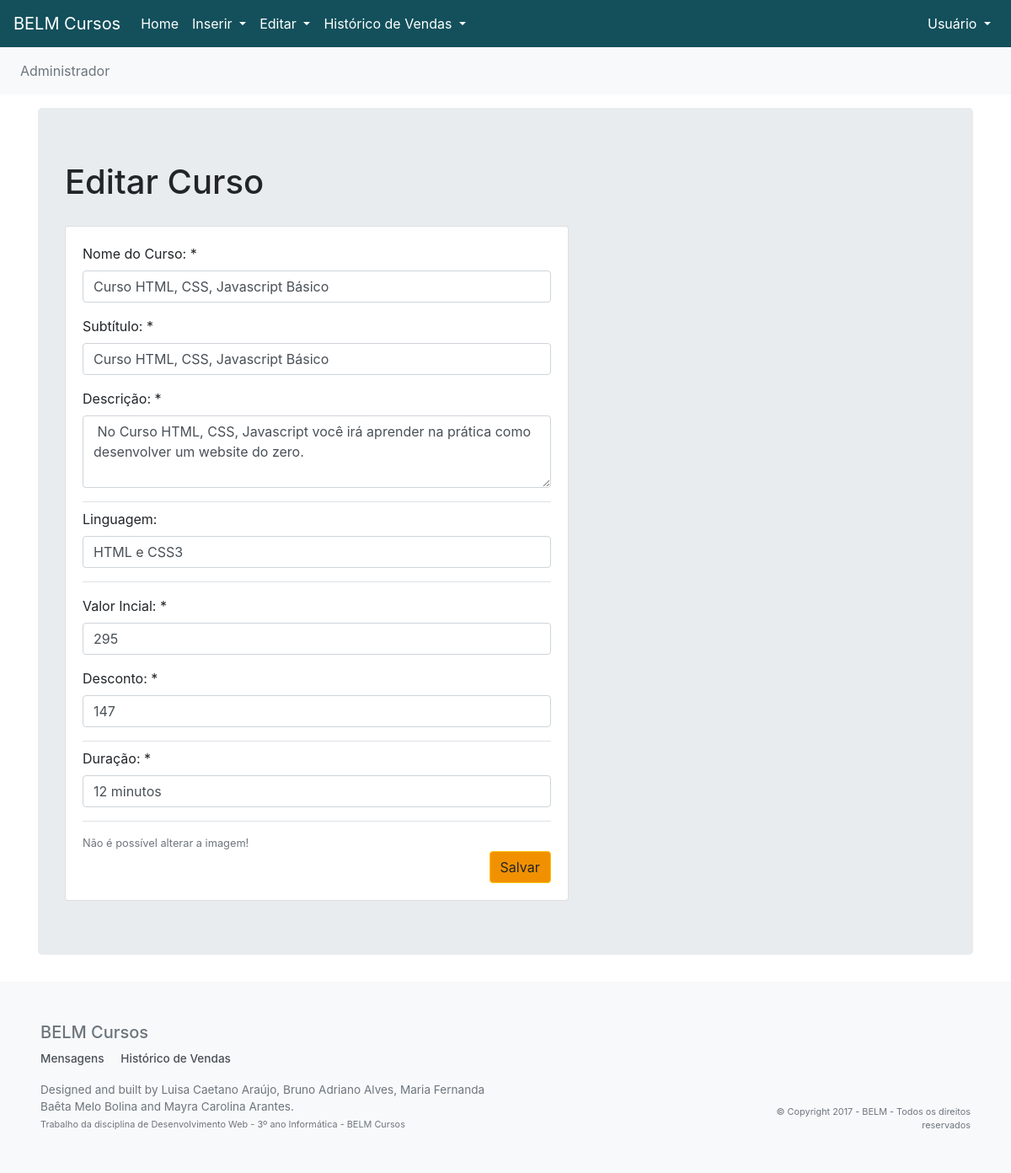
Screenshot of /editarCurso.php?id=7 with the database file from the repository.
### tables this page shows
CREATE TABLE `curso` (
  `CODCURSO` int(11) NOT NULL,
  `NOMECURSO` varchar(40) DEFAULT NULL,
  `SUBTITULO` varchar(50) DEFAULT NULL,
  `DESCRICAO` varchar(200) DEFAULT NULL,
  `LINGUAGEM` varchar(40) DEFAULT NULL,
  `VALORINICIAL` decimal(10,0) DEFAULT NULL,
  `VALORPROMOCAO` decimal(10,0) DEFAULT NULL,
  `DURACAO` varchar(10) DEFAULT NULL,
  `NOMEIMAGEM` varchar(40) DEFAULT NULL,
  `DATAIMAGEM` datetime DEFAULT NULL
);

### editarCurso.php (the view, shortened to what this page needs)
<?php
	include_once("conn.php");
	$id=filter_input(INPUT_GET, 'id', FILTER_SANITIZE_NUMBER_INT);
	$result_cur="SELECT * FROM curso WHERE CODCURSO='$id'";
	$resultado_cur=mysqli_query($conexao,$result_cur);
	$row_cur=mysqli_fetch_assoc($resultado_cur);
	@$msg=$_REQUEST['msg'];
?>
<!DOCTYPE html>
<html lang="pt-br">
<head>
	<link rel="stylesheet" href="https://maxcdn.bootstrapcdn.com/bootstrap/4.0.0-beta.2/css/bootstrap.min.css">
    <link rel="stylesheet" href="css/estilos.css">
</head>
<body>
	<header>
		<nav class="menu navbar-expand-md bg-azul-principal menu-fixed">
			<a href="administrador.php" class="navbar-brand" style="color: #fff">
				BELM Cursos
			</a>
			<div class="posicionamento-menu" id="navbarCollapse">
				<ul class="alinhamento-usuario navbar-nav">
					<li>
						<a href="administrador.php" class="nav-link" style="color: #fff;"> Home	</a>
					</li>
					<li>
						<a class="nav-link dropdown-toggle" href="#" id="navbarDropdown" role="button" data-toggle="dropdown" style="color: #fff"> Inserir </a>
					</li>
					<li>
						<a class="nav-link dropdown-toggle" href="#" id="navbarDropdown" role="button" data-toggle="dropdown" style="color: #fff"> Editar </a>
					</li>
					<li>
						<a class="nav-link dropdown-toggle" href="#" id="navbarDropdown" role="button" data-toggle="dropdown" style="color: #fff"> Histórico de Vendas </a>
					</li>
				</ul>
				<ul class="navbar-nav" style="float: right;">
					<li>
						<a class="nav-link dropdown-toggle" href="#" id="dropdownUsuario" role="button" data-toggle="dropdown" style="color: #fff"> Usuário </a>
					</li>
				</ul>
			</div>
		</nav>
	</header>
	<div class="input-group bg-light pl-4 pt-3 pb-3" id="barraInformacaoTopo">
		<div>
			<div class="text-muted">
				<article> Administrador</article>
			</div>
		</div>
	</div>
	<div class="container">
		<section class="jumbotron">
			<h1> Editar Curso </h1>
			<?php if($msg=="sucesso"): ?>
			<p style="color: red"> Curso editado com sucesso! </p>
			<?php else: ?>
			<div class="row">
				<div class="col-lg-7 card-container">
					<div class="card">
						<div class="card-body">
							<form enctype="multipart/form-data" method="POST" action="edCurso.php" name="enviarDados">
								<div class="form-group">
									<label for="inputNome"> Nome do Curso: * </label>
									<input type="text" class="form-control" id="inputNome" placeholder="Digite seu nome" required name="nome" value="<?php echo $row_cur['NOMECURSO']; ?>" >
								</div>
								<div class="form-group">
									<label for="inputSubtitulo"> Subtítulo: * </label>
									<input type="text" class="form-control" id="inputSubtitulo" placeholder="Digite o subtítulo" required name="subtitulo" value="<?php echo $row_cur['SUBTITULO']; ?>">
								</div>
								<div class="form-group">
									<label for="textAreaDescricao"> Descrição: * </label>
									<textarea class="form-control" id="textAreaDescricao" rows="3" required name="descricao"> <?php echo $row_cur['DESCRICAO']; ?> </textarea>
								</div>
								<div class="form-group border border-left-0 border-right-0 pt-2 pb-3">
									<label for="selectAssunto"> Linguagem: </label>
									<input type="text" class="form-control" id="inputLinguagem" placeholder="Digite a linguagem" required name="linguagem" value="<?php echo $row_cur['LINGUAGEM']; ?>" >
								</div>
								<div class="form-group">
									<label for="inputValor"> Valor Incial: * </label>
									<input type="text" class="form-control" id="inputValor" placeholder="Insira um valor inteiro" required name="valorInicial" value="<?php echo $row_cur['VALORINICIAL']; ?>" onkeyup="somenteNumeros(this);" maxlength="4">
								</div>
								<div class="form-group">
									<label for="inputPromocao"> Desconto: * </label>
									<input type="text" class="form-control" id="inputPromocao" placeholder="Insira um valor inteiro" required name="valorPromocional" value="<?php echo $row_cur['VALORPROMOCAO']; ?>" onkeyup="somenteNumeros(this);" maxlength="4">
								</div>
								<div class="form-group border border-left-0 border-right-0 pt-2 pb-3">
									<label for="inputDuracao"> Duração: *</label>
									<input type="text" class="form-control" id="inputPromocao" placeholder="Digite a duração do curso" required name="duracao" value="<?php echo $row_cur['DURACAO']; ?>" onkeyup="somenteNumeros(this);" maxlength="2">
								</div>
								<small id="notaAnexo" class="form-text text-muted" > Não é possível alterar a imagem! </small>
								<input type="submit" class="btn btn-warning" style="background-color: #f19101; float: right;" name="enviar" value="Salvar" >
							</form>
						</div>
					</div>
				</div>
			</div>
		<?php endif; ?>
		</section>
	</div>
	<footer class="bg-light text-white mt-4 text-muted rodape">
		<div class="container-fluid p-3 p-md-5">
			<div class="row">
				<div class="col-md-3">
					<h5> BELM Cursos </h5>
				</div>
				<div class="col-md-3"></div>
				<div class="col-md-3"></div>
				<div class="col-md-3"></div>
				<div class="col-md-3"></div>
			</div>
			<ul class="rodape-links">
				<li>
					<a href="administrador.php"> Mensagens </a>
				</li>
				<li>
					<a href="historicoCliente.php"> Histórico de Vendas </a>
				</li>
			</ul>
			<div class="row">
				<div class="col-md-6"> Designed and built by Luisa Caetano Araújo, Bruno Adriano Alves, Maria Fernanda Baêta Melo Bolina and Mayra Carolina Arantes.
					<span class="small">
						<br> Trabalho da disciplina de Desenvolvimento Web - 3º ano Informática - BELM Cursos
					</span>
				</div>
				<div class="col-md-3"></div>
				<div class="col-md-3 text-right small align-self-end"> © Copyright 2017 - BELM - Todos os direitos reservados </div>
			</div>
		</div>
	</footer>
</body>
</html>

### css/estilos.css (style rules this page uses)
body { padding-top: 4.5rem; }
.menu { position:relative; display:flex; flex-wrap:wrap; align-items:center; padding:.5rem 1rem; background: #13505B; }
.menu-fixed { position:fixed; top:0; right:0; left:0; z-index:1030 }
.posicionamento-menu { -ms-flex-preferred-size:100%; flex-basis:100%; -ms-flex-positive:1; flex-grow:1; -ms-flex-align:center; align-items:center; display:-ms-flexbox!important; display:flex!important; -ms-flex-preferred-size:auto; flex-basis:auto; }
.alinhamento-usuario { margin-right:auto!important; }
.card { margin-top: 20px; }
#barraInformacaoTopo { margin-top: -1rem; margin-bottom: 1rem; }
.rodape { font-size: 85%; text-align: center; background-color: #f7f7f7; }
.rodape a { font-weight: 500; color: #495057; }
@media (min-width: 576px) { .rodape { text-align: left; } }
.rodape-links { padding-left: 0; margin-bottom: 1rem; }
.rodape-links li { display: inline-block; }
.rodape-links li + li { margin-left: 1rem; }

### rows the page displays
curso: nome "Curso HTML, CSS, Javascript Básico", subtitulo "Curso HTML, CSS, Javascript Básico", descricao "No Curso HTML, CSS, Javascript você irá aprender na prática como desenvolver um website do zero.", linguagem "HTML e CSS3", valorInicial "295", valorPromocional "147", duracao "12 minutos"
